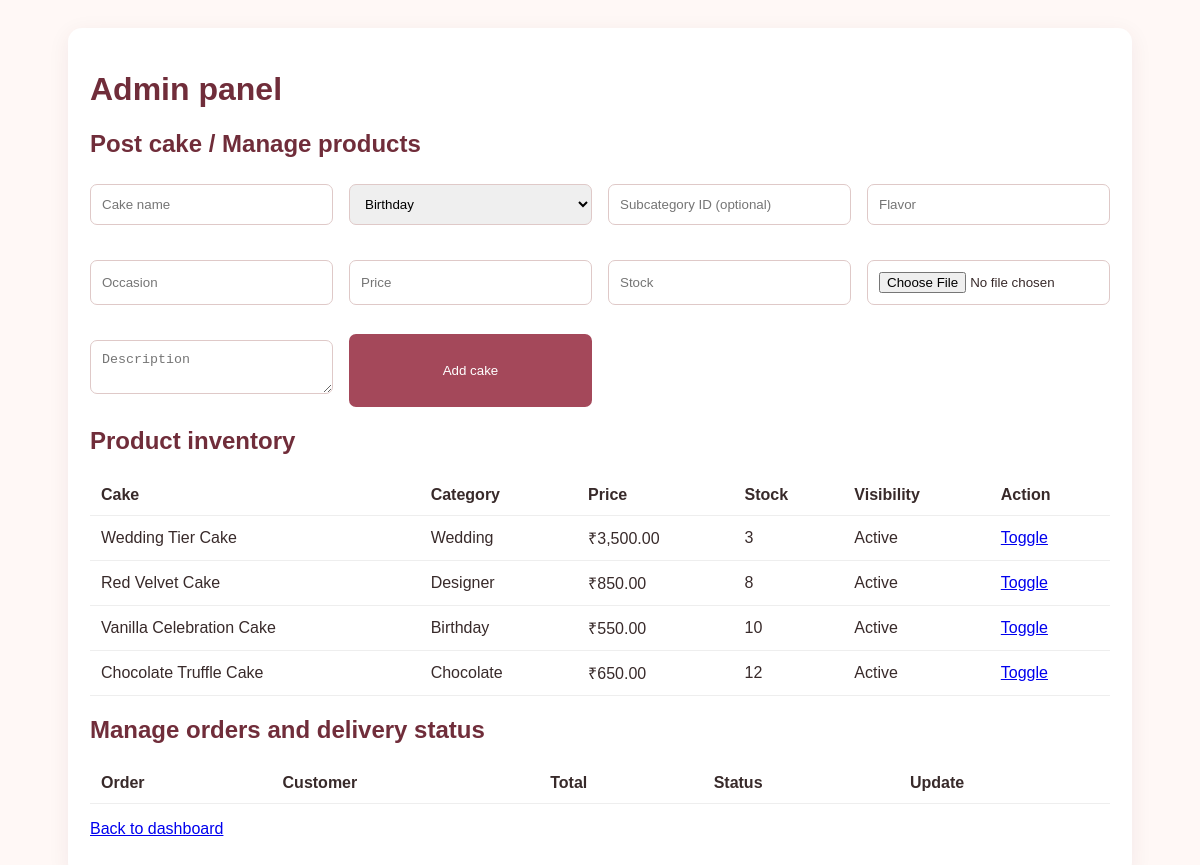
/admin.php (signed in), run on the app's committed database.
### tables this page shows
CREATE TABLE cakes(
 id INT AUTO_INCREMENT PRIMARY KEY, name VARCHAR(140) NOT NULL,
 category_id INT NOT NULL, subcategory_id INT NULL, flavor VARCHAR(80) NOT NULL,
 occasion VARCHAR(80) DEFAULT 'All occasions', description TEXT NOT NULL,
 price DECIMAL(10,2) NOT NULL, image VARCHAR(255) DEFAULT '',
 stock INT NOT NULL DEFAULT 0, active TINYINT(1) DEFAULT 1,
 created_at TIMESTAMP DEFAULT CURRENT_TIMESTAMP,
 FOREIGN KEY(category_id) REFERENCES categories(id),
 FOREIGN KEY(subcategory_id) REFERENCES subcategories(id)
);

CREATE TABLE categories(
 id INT AUTO_INCREMENT PRIMARY KEY, name VARCHAR(80) NOT NULL UNIQUE
);

### config.php (called while the page is built, shortened)
<?php
function h($v){ return htmlspecialchars((string)$v,ENT_QUOTES,'UTF-8'); }
function money($n){ return '₹'.number_format((float)$n,2); }
?>

### admin.php (the view)
<?php require 'config.php';require_admin();if($_SERVER['REQUEST_METHOD']==='POST'&&isset($_POST['add_cake'])){$image='';if(!empty($_FILES['image']['name'])){$dir=__DIR__.'/uploads';if(!is_dir($dir))mkdir($dir,0755,true);$ext=strtolower(pathinfo($_FILES['image']['name'],PATHINFO_EXTENSION));if(!in_array($ext,['jpg','jpeg','png','webp']))exit('Only JPG, PNG or WEBP images allowed');$image='uploads/'.bin2hex(random_bytes(8)).'.'.$ext;move_uploaded_file($_FILES['image']['tmp_name'],__DIR__.'/'.$image);}$s=$pdo->prepare('INSERT INTO cakes(name,category_id,subcategory_id,flavor,occasion,description,price,image,stock) VALUES(?,?,?,?,?,?,?,?,?)');$s->execute([trim($_POST['name']),(int)$_POST['category_id']?:1,$_POST['subcategory_id']?:null,trim($_POST['flavor']),trim($_POST['occasion']),trim($_POST['description']),(float)$_POST['price'],$image,(int)$_POST['stock']]);header('Location: admin.php');exit;}if(isset($_GET['status'],$_GET['order'])){$pdo->prepare('UPDATE orders SET status=? WHERE id=?')->execute([$_GET['status'],(int)$_GET['order']]);header('Location: admin.php');exit;}if(isset($_GET['toggle'])){$pdo->prepare('UPDATE cakes SET active=1-active WHERE id=?')->execute([(int)$_GET['toggle']]);header('Location: admin.php');exit;}$cats=$pdo->query('SELECT * FROM categories')->fetchAll();$cakes=$pdo->query('SELECT c.*,ca.name category FROM cakes c JOIN categories ca ON ca.id=c.category_id ORDER BY c.id DESC')->fetchAll();$orders=$pdo->query('SELECT o.*,u.name customer FROM orders o JOIN users u ON u.id=o.user_id ORDER BY o.id DESC')->fetchAll();?>
<!doctype html><html><head><meta name="viewport" content="width=device-width,initial-scale=1"><link rel="stylesheet" href="style.css"></head><body><div class="wrap"><div class="card"><h1>Admin panel</h1><h2>Post cake / Manage products</h2><form method="post" enctype="multipart/form-data" class="grid"><input type="hidden" name="add_cake" value="1"><input name="name" placeholder="Cake name" required><select name="category_id"><?php foreach($cats as $c):?><option value="<?=$c['id']?>"><?=h($c['name'])?></option><?php endforeach;?></select><input name="subcategory_id" type="number" placeholder="Subcategory ID (optional)"><input name="flavor" placeholder="Flavor" required><input name="occasion" placeholder="Occasion"><input name="price" type="number" step=".01" placeholder="Price" required><input name="stock" type="number" min="0" placeholder="Stock" required><input name="image" type="file" accept=".jpg,.jpeg,.png,.webp"><textarea name="description" placeholder="Description" required></textarea><button>Add cake</button></form><h2>Product inventory</h2><table><tr><th>Cake</th><th>Category</th><th>Price</th><th>Stock</th><th>Visibility</th><th>Action</th></tr><?php foreach($cakes as $c):?><tr><td><?=h($c['name'])?></td><td><?=h($c['category'])?></td><td><?=money($c['price'])?></td><td><?=h($c['stock'])?></td><td><?=$c['active']?'Active':'Hidden'?></td><td><a href="admin.php?toggle=<?=$c['id']?>">Toggle</a></td></tr><?php endforeach;?></table><h2>Manage orders and delivery status</h2><table><tr><th>Order</th><th>Customer</th><th>Total</th><th>Status</th><th>Update</th></tr><?php foreach($orders as $o):?><tr><td>#<?=$o['id']?></td><td><?=h($o['customer'])?></td><td><?=money($o['total'])?></td><td><?=h($o['status'])?></td><td><?php foreach(['Order confirmed','Preparing','Out for delivery','Delivered','Cancelled'] as $st):?><a href="admin.php?order=<?=$o['id']?>&status=<?=urlencode($st)?>"><?=h($st)?></a><br><?php endforeach;?></td></tr><?php endforeach;?></table><p><a href="dashboard.php">Back to dashboard</a></p></div></div></body></html>

### style.css (style rules this page uses)
* { box-sizing:border-box }
body { margin:0;background:#fff8f6;color:#382a2a;font-family:Arial,sans-serif }
.wrap { max-width:1100px;margin:28px auto;padding:0 18px }
.card { background:white;padding:22px;border-radius:14px;box-shadow:0 5px 22px #55212a12;margin:16px 0 }
h1,h2 { color:#702d3a }
.grid { display:grid;grid-template-columns:repeat(auto-fit,minmax(220px,1fr));gap:16px }
input,select,textarea { width:100%;padding:11px;margin:6px 0 13px;border:1px solid #dfc9c8;border-radius:7px }
button,.btn { background:#a4485a;color:#fff;border:0;padding:11px 16px;border-radius:7px;cursor:pointer;text-decoration:none;display:inline-block }
table { width:100%;border-collapse:collapse;background:white }
td,th { padding:11px;border-bottom:1px solid #eee;text-align:left }

### data on the page
cakes: name "Wedding Tier Cake", category.name "Wedding", price "₹3,500.00", stock "3", active "Active"
cakes: name "Red Velvet Cake", category.name "Designer", price "₹850.00", stock "8", active "Active"
cakes: name "Vanilla Celebration Cake", category.name "Birthday", price "₹550.00", stock "10", active "Active"
cakes: name "Chocolate Truffle Cake", category.name "Chocolate", price "₹650.00", stock "12", active "Active"

### other printed values
form field category_id "Birthday"
